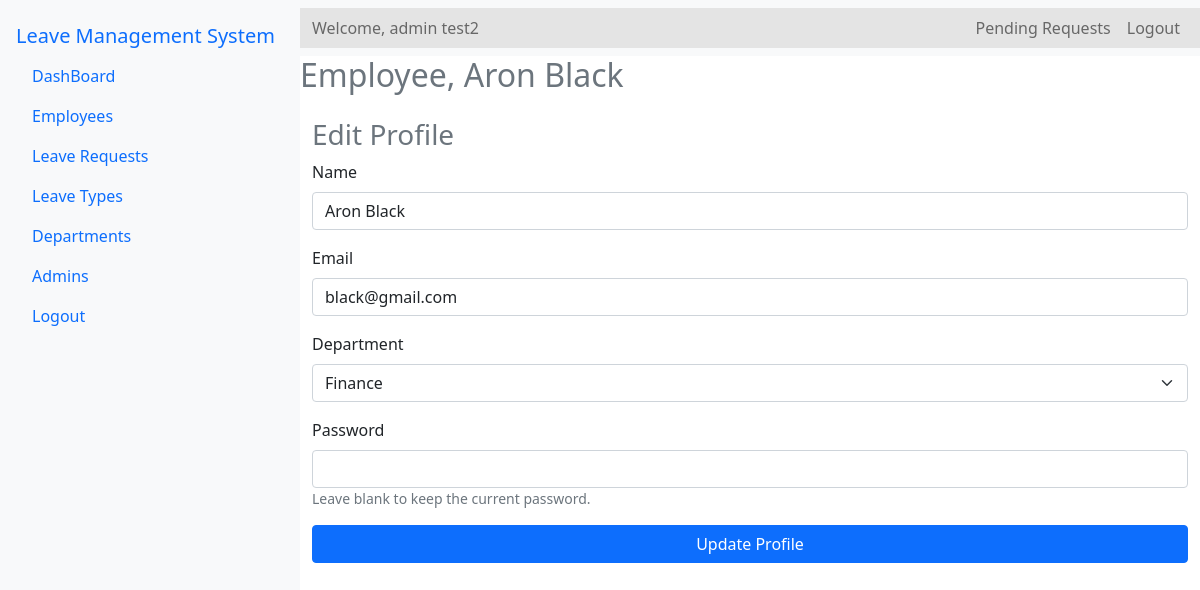
/Source/admin/employee-edit-profile.php?E_id=4 (signed in), run on the app's committed database.
### tables this page shows
CREATE TABLE `employees` (
  `E_id` int(11) NOT NULL,
  `E_name` varchar(100) NOT NULL,
  `E_email` varchar(100) NOT NULL,
  `E_department` varchar(100) NOT NULL,
  `E_password` varchar(110) NOT NULL
);

### Source/admin/employee-edit-profile.php (the view, shortened to what this page needs)
<?php
include '../config.php';
$E_id = $_GET['E_id'];
$stml = $conn->prepare("SELECT E_name, E_email, E_department FROM employees WHERE E_id = ?");
$stml->bind_param("s", $E_id);
$stml->execute();
$result = $stml->get_result();
$employee = $result->fetch_assoc();
$admin_email = $_SESSION['email'];
$stml = $conn->prepare("SELECT A_id, A_name FROM admin WHERE A_email = ?");
$stml->bind_param("s", $admin_email);
$stml->execute();
$stml->store_result();
$stml->bind_result($admin_id, $admin_name);
$departments_query = "SELECT d_name FROM departments";
$departments_result = $conn->query($departments_query);
?>
<!DOCTYPE html>
<html lang="en">
<head>
    <link rel="stylesheet" href="../bootstrap-5.0.2-dist/css/bootstrap.min.css">
    <link rel="stylesheet" href="../css/admin-dashboard.css">
    <link rel="stylesheet" href="https://cdnjs.cloudflare.com/ajax/libs/font-awesome/6.0.0-beta3/css/all.min.css">
    <link rel="stylesheet" href="../css/main.css">
</head>
<body>
<div class="d-flex">
    <nav class="nav flex-column bg-light p-3" style="width: 300px; height: 100vh;">
        <a class="navbar-brand" href="a-dashboard.php">Leave Management System</a>
        <a class="nav-link" href="a-dashboard.php"> DashBoard</a>
        <a class="nav-link" href="employees.php"> Employees</a>
        <a class="nav-link d-flex justify-content-between align-items-center" href="leave-requests.php">
    Leave Requests
</a>
        <a class="nav-link" href="leave-types.php"> Leave Types</a>
        <a class="nav-link" href="departments.php"> Departments</a>
        <a class="nav-link" href="admins.php">Admins</a>
        <a class="nav-link" href="logout.php" onclick="return confirmLogout();">Logout</a>
    </nav>
    <div class="flex-grow-1">
    <nav class="navbar navbar-expand-lg navbar-light bg-light">
    <div class="container-fluid">
        <span class="navbar-text">
            Welcome, <?php echo $admin_name; ?>
        </span>
        <div class="collapse navbar-collapse" id="navbarNavDropdown">
            <ul class="navbar-nav ms-auto">
                <li class="nav-item">
                    <a class="nav-link" href="leave-requests.php">
                        Pending Requests
                    </a>
                </li>
                <li class="nav-item">
                    <a class="nav-link" href="logout.php" onclick="return confirmLogout();">Logout</a>
                </li>
            </ul>
        </div>
    </div>
</nav>
        <h2 class="text-secondary">Employee, <?php echo htmlspecialchars($employee['E_name']); ?></h2>
        <div class="container mt-4">
            <h3 class="text-secondary">Edit Profile</h3>
            <form action="employee-edit-profile-backend.php" method="post">
                <div class="mb-3">
                    <label for="name" class="form-label">Name</label>
                    <input type="text" class="form-control" id="name" name="name" value="<?php echo htmlspecialchars($employee['E_name']); ?>" required>
                </div>
                <div class="mb-3">
                    <label for="email" class="form-label">Email</label>
                    <input type="email" class="form-control" id="email" name="email" value="<?php echo htmlspecialchars($employee['E_email']); ?>" required>
                </div>
                <div class="mb-3">
                    <label for="department" class="form-label">Department</label>
                    <select class="form-select" id="department" name="department" required>
                    <?php
                        if ($departments_result->num_rows > 0) {
                            while ($row = $departments_result->fetch_assoc()) {
                                $selected = ($employee['E_department'] == $row['d_name']) ? 'selected' : '';
                                echo '<option value="' . htmlspecialchars($row['d_name']) . '" ' . $selected . '>' . htmlspecialchars($row['d_name']) . '</option>';
                            }
                        }
                        ?>
                    </select>
                </div>
                <div class="mb-3">
                    <label for="password" class="form-label">Password</label>
                    <input type="password" class="form-control" id="password" name="password">
                    <small class="form-text text-muted">Leave blank to keep the current password.</small>
                </div>
                <button type="submit" class="btn btn-primary w-100">Update Profile</button>
            </form>
        </div>
    </div>
</div>
</body>
</html>

### Source/css/admin-dashboard.css (style rules this page uses)
.container { margin-top: 20px; }
.container-fluid { background-color: rgb(228, 228, 228); }

### data on the page
employees: E_name "Aron Black", name "Aron Black", email "black@gmail.com"

### other printed values
$admin_name "admin test2"
form field department "Finance"
